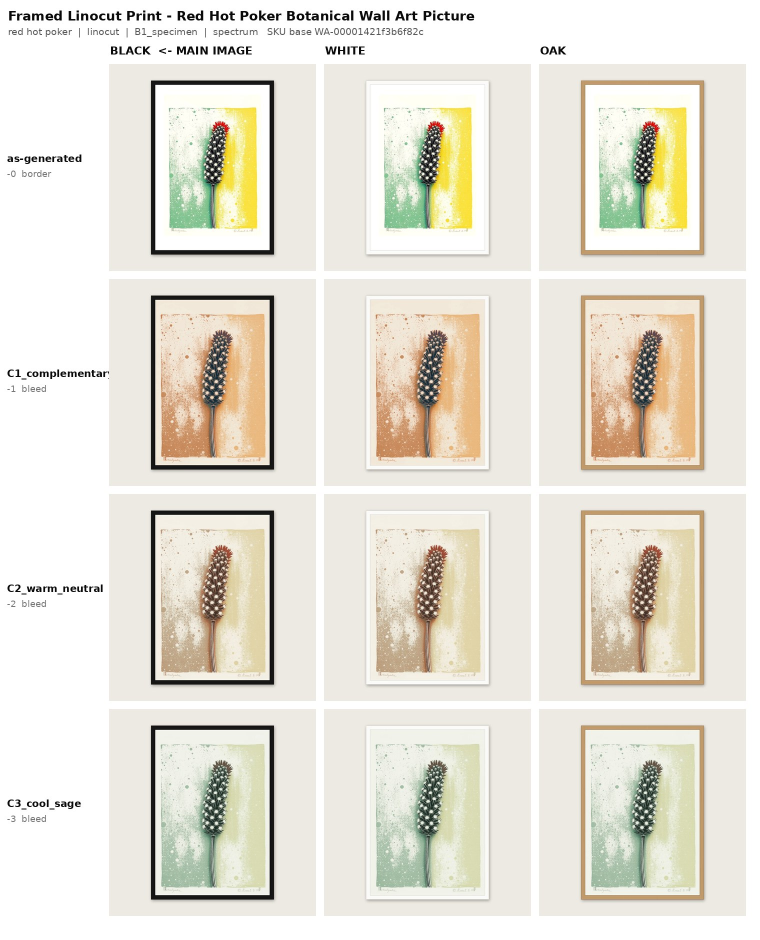
#> input picture wallart-data/ebay/SAMPLE_LISTING_SHEET.jpg, 1520 x 1880 px, given as the content of the folder ebay/SAMPLE_LISTING_SHEET.jpg, which was not available (shown at 1/2 size)
$ python make_sample.py ebay/SAMPLE_LISTING_SHEET.jpg ebay/STRIP_MARKS_VS_CROP.jpg
#> lines starting #> are read from the running program, lines starting #| are printed output that depends on the picture; pictures that were not available may be replaced by others from this repository, and a replacement may not be noted
### wallart-data/art_border.py
#!/usr/bin/env python3
"""Put the white border into the ARTWORK, not into the frame.

The seller's frames are plain black mouldings with no physical mount. What
looks like a mount on a finished print is white paper around the image, and
that belongs in the design file so it is printed, not faked in the mockup.

This also matches the market. Measured across 212,995 competitor images
(measured_colour_and_style.md), border-minus-centre lightness is only +0.018
at the baseline but +0.12 to +0.18 for the margin-print techniques -
watercolour, drawing, collage. A visible paper margin is a differentiator in
itself and costs nothing.

Output is the A-series print master at 1200 x 1697, panel centred on white
with an even margin, slightly deeper at the foot the way a mounted print is
traditionally hung.
"""
from PIL import Image

ART_W, ART_H = 1200, 1697          # A-series ratio, the print master size
PAPER = (255, 255, 255)
MARGIN = 0.085                     # share of the SHORT edge, each side
FOOT_EXTRA = 0.45                  # the foot margin is this much deeper again


def with_border(panel, margin=MARGIN, foot_extra=FOOT_EXTRA, paper=PAPER):
    """Centre `panel` on white paper at the print-master size."""
    m = int(ART_W * margin)
    foot = int(m * (1 + foot_extra))
    iw = ART_W - 2 * m
    ih = ART_H - m - foot
    p = panel.convert("RGB")
    s = max(iw / p.width, ih / p.height)          # cover-fit, never letterbox
    p = p.resize((max(iw, int(p.width * s + .5)), max(ih, int(p.height * s + .5))),
                 Image.LANCZOS)
    p = p.crop(((p.width - iw) // 2, (p.height - ih) // 2,
                (p.width - iw) // 2 + iw, (p.height - ih) // 2 + ih))
    sheet = Image.new("RGB", (ART_W, ART_H), paper)
    sheet.paste(p, (m, m))
    return sheet


# [14 lines that do not run on import are left out]

### wallart-data/frames.py
#!/usr/bin/env python3
"""Listing mockups: three frame colours x four frame styles.

The geometry is NOT a design choice. The seller's team runs a crop tool that
finds the dark moulding and cuts everything outside it, so the canvas size and
the moulding's OUTER edge are an interface other software depends on. From
wallart/size_contract.py on the wall-art branch:

    canvas     2000 x 2000 on wall #EDE9E3
    moulding   outer edge (406, 160) to (1593, 1840)   -> 1188 x 1680

Every style below keeps that outer edge identical and varies only what happens
INSIDE it, so the cropper is unaffected whichever is chosen.

    A  thin moulding, art to the edge      - modern, most art per listing
    B  thin moulding + white mount         - CHOSEN by the seller, 11 Oct 2026
    C  wide moulding, art to the edge      - bolder, more substantial
    D  wide moulding + white mount         - most traditional

Black stays the main listing image: the cropper keys on the dark band and a
white moulding is not dark enough for it to find.
"""
import os, sys
from PIL import Image, ImageDraw, ImageFilter

CANVAS = 2000
WALL   = (0xED, 0xE9, 0xE3)
RATIO  = 2 ** 0.5
PH     = int(CANVAS * 0.84)        # 1680
PW     = int(PH / RATIO)           # 1188
X      = (CANVAS - PW) // 2        # 406
Y      = (CANVAS - PH) // 2        # 160

COLOURS = {
    "black": ((22, 22, 22),    (8, 8, 8),       None),
    "white": ((250, 250, 248), (214, 211, 205), None),
    "oak":   ((193, 154, 107), (150, 115, 76),  "wood"),
}
# style -> (moulding width as a fraction of PW, mount width as a fraction)
STYLES = {
    "A": (0.035, 0.00),
    "B": (0.035, 0.075),
    "C": (0.075, 0.00),
    "D": (0.075, 0.065),
}
MOUNT = (252, 251, 248)


def _grain(im, box):
    import random
    d = ImageDraw.Draw(im); rng = random.Random(7)
    x0, y0, x1, y1 = box
    for _ in range(1100):
        x = rng.randint(x0, x1); h = rng.randint(30, 260)
        y = rng.randint(y0, max(y0, y1 - h)); v = rng.randint(-16, 12)
        d.line([x, y, x, y + h], fill=(193 + v, 154 + v, 107 + v), width=1)


# The seller first picked B, then clarified that their frames have NO physical
# mount - they are plain black mouldings. The white border people see is paper
# around the printed image, so it belongs in the artwork (art_border.py) and
# the mockup frames the whole sheet edge to edge. That is style A.
DEFAULT_STYLE = "A"


def mockup(art, colour="black", style=DEFAULT_STYLE):
    moulding, lip, grain = COLOURS[colour]
    fw = max(8, int(PW * STYLES[style][0]))
    mw = int(PW * STYLES[style][1])
    canvas = Image.new("RGB", (CANVAS, CANVAS), WALL)

    sh = Image.new("L", (CANVAS, CANVAS), 0)
    ImageDraw.Draw(sh).rectangle([X + 6, Y + 10, X + PW + 6, Y + PH + 12], fill=110)
    canvas.paste(Image.new("RGB", (CANVAS, CANVAS), (60, 55, 50)), (0, 0),
                 sh.filter(ImageFilter.GaussianBlur(14)))

    d = ImageDraw.Draw(canvas)
    d.rectangle([X, Y, X + PW, Y + PH], fill=moulding)      # outer edge: FIXED
    if grain == "wood":
        _grain(canvas, (X, Y, X + PW, Y + PH))
    if lip:
        d.rectangle([X, Y, X + PW, Y + PH], outline=lip, width=3)
        d.rectangle([X + fw - 3, Y + fw - 3, X + PW - fw + 3, Y + PH - fw + 3],
                    outline=lip, width=3)
    if mw:
        d.rectangle([X + fw, Y + fw, X + PW - fw, Y + PH - fw], fill=MOUNT)
        d.rectangle([X + fw + mw - 2, Y + fw + mw - 2,
                     X + PW - fw - mw + 2, Y + PH - fw - mw + 2],
                    outline=(228, 225, 219), width=2)

    inset = fw + mw
    iw, ih = PW - 2 * inset, PH - 2 * inset
    a = art.convert("RGB")
    s = max(iw / a.width, ih / a.height)
    a = a.resize((max(iw, int(a.width * s + .5)), max(ih, int(a.height * s + .5))), Image.LANCZOS)
    a = a.crop(((a.width - iw) // 2, (a.height - ih) // 2,
                (a.width - iw) // 2 + iw, (a.height - ih) // 2 + ih))
    canvas.paste(a, (X + inset, Y + inset))
    return canvas


# [5 lines left out: function frame_box, not called in this run]


# [8 lines that do not run on import are left out]

### wallart-data/make_sample.py
#!/usr/bin/env python3
"""Turn raw FLUX panels into what the buyer actually sees, and a contact sheet.

panel -> art_border.with_border (white paper margin, printed into the design)
      -> frames.mockup (style A, plain moulding, no mount) in black / white / oak

Black is written first and named *_1.jpg because it is the main listing image
and the crop tool keys on the dark moulding.
"""
import os, sys, glob
from PIL import Image, ImageDraw
from art_border import with_border
from frames import mockup

MARGIN = 0.06          # 6% of the short edge; the seller's "white bits"


def one(panel_path, outdir, margin=MARGIN):
#> called with panel_path = '_only/SAMPLE_LISTING_SHEET.jpg', outdir = 'ebay/STRIP_MARKS_VS_CROP.jpg', margin = 0.06
    stem = os.path.splitext(os.path.basename(panel_path))[0]
    sheet = with_border(Image.open(panel_path), margin=margin)
#> in with_border, `m = int(ART_W * margin)`: m = 72
#> in with_border, `foot = int(m * (1 + foot_extra))`: foot = 104
#> in with_border, `iw = ART_W - 2 * m`: iw = 1056
#> in with_border, `ih = ART_H - m - foot`: ih = 1521
#> in with_border, p is the input picture: PIL image 1520x1880 RGB; mean R, G, B 230.8, 226.8, 215.2
#> in with_border, `s = max(iw / p.width, ih / p.height)`: s = 0.809
#> in with_border, `p = p.crop(((p.width - iw) // 2, (p.height - ih) // 2, (p.width - iw) ..`:
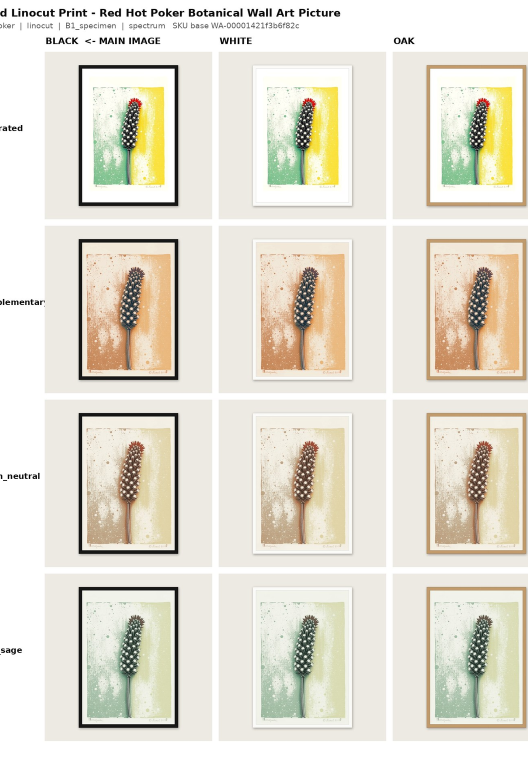
#> p: PIL image 1056x1521 RGB (shown at 1/2 size); mean R, G, B 228.1, 223.6, 210.6
#> in with_border, `sheet = Image.new("RGB", (ART_W, ART_H), paper)`: sheet: PIL image 1200x1697 RGB; every value is 255
#> in with_border, `sheet.paste(p, (m, m))`:
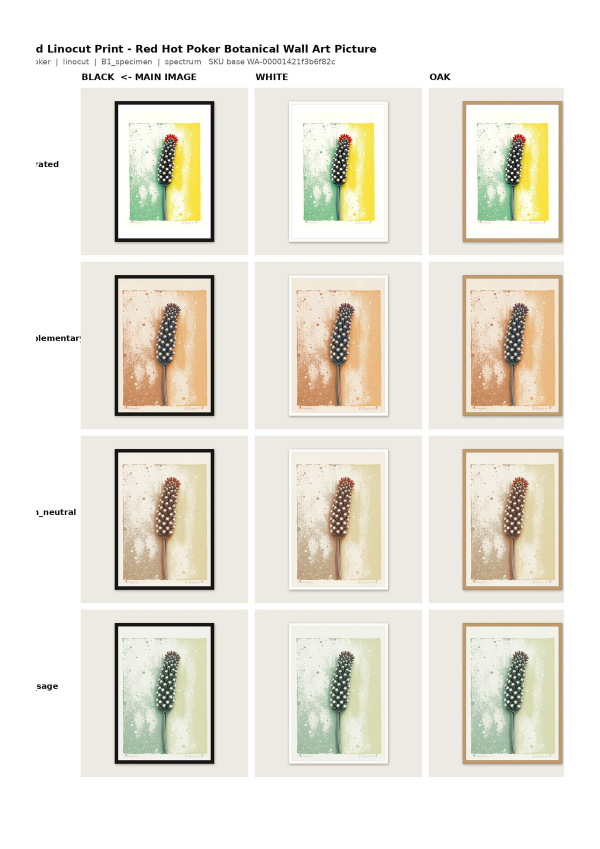
#> sheet: PIL image 1200x1697 RGB (shown at 1/2 size); mean R, G, B 233.8, 230.2, 219.9
    sheet.save(os.path.join(outdir, f"{stem}_print.jpg"), "JPEG", quality=94)
    out = []
    for n, col in enumerate(("black", "white", "oak"), 1):
        p = os.path.join(outdir, f"{stem}_{n}_{col}.jpg")
        mockup(sheet, col).resize((1400, 1400), Image.LANCZOS).save(p, "JPEG", quality=90)
        out.append(p)
#> this loop made 3 passes
#> pass 1, in mockup, `canvas = Image.new("RGB", (CANVAS, CANVAS), WALL)`:
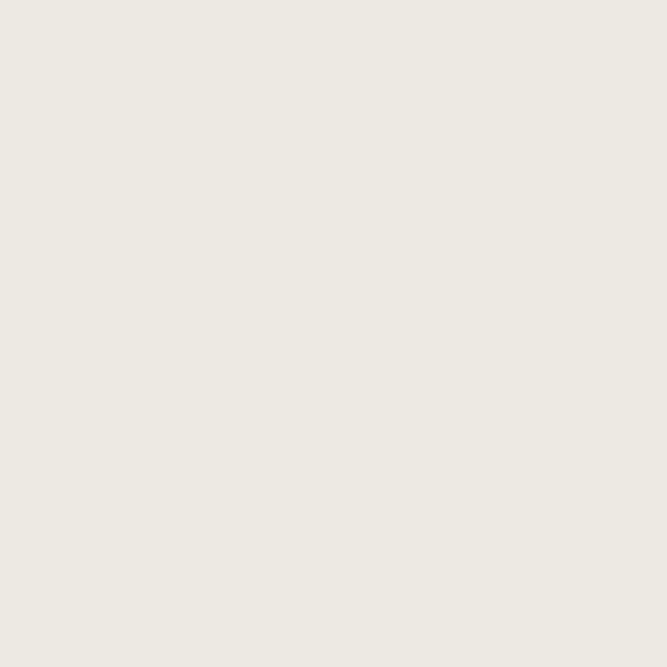
#> canvas: PIL image 2000x2000 RGB (shown at 1/3 size); mean R, G, B 237, 233, 227
#> pass 1, in mockup, `a = a.crop(((a.width - iw) // 2, (a.height - ih) // 2, (a.width - iw) ..`:
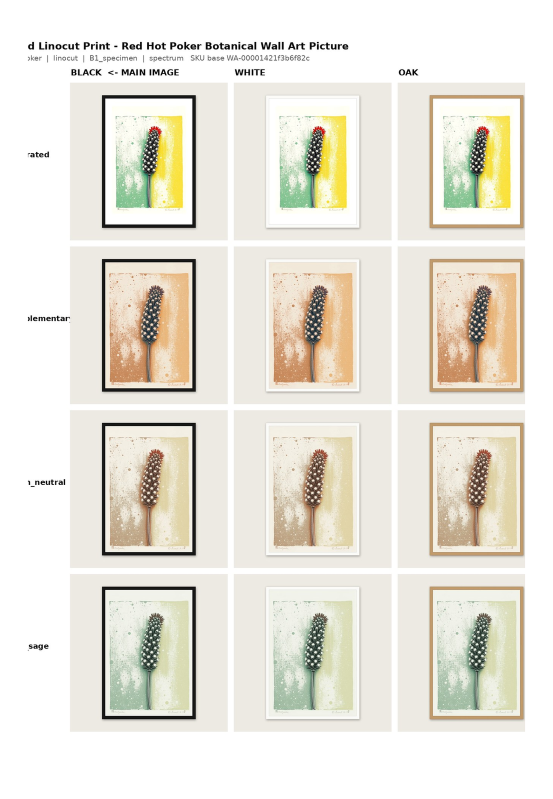
#> a: PIL image 1105x1598 RGB (shown at 1/2 size); mean R, G, B 233.3, 229.7, 219.1
#> after the loop, out = 3 items
    return out


def contact(paths, out, cols=4, cell=440, labels=None):
    rows = (len(paths) + cols - 1) // cols
    pad, lab = 10, (26 if labels else 0)
    sh = Image.new("RGB", (cols * (cell + pad) + pad,
                           rows * (cell + pad + lab) + pad), (255, 255, 255))
    d = ImageDraw.Draw(sh)
    for i, p in enumerate(paths):
        x = pad + (i % cols) * (cell + pad)
        y = pad + (i // cols) * (cell + pad + lab)
        sh.paste(Image.open(p).resize((cell, cell), Image.LANCZOS), (x, y))
        if labels:
            d.text((x + 2, y + cell + 6), labels[i][:54], fill=(40, 40, 40))
    sh.save(out, "JPEG", quality=88)
    return out


if __name__ == "__main__":
    src, outdir = sys.argv[1], sys.argv[2]
    os.makedirs(outdir, exist_ok=True)
    panels = sorted(glob.glob(os.path.join(src, "*.png")) + glob.glob(os.path.join(src, "*.jpg")))
    panels = [p for p in panels if "_print" not in p and "_black" not in p]
    made = []
    for p in panels:
        made += one(p, outdir)
#> made = 3 items
        print(p)
    print(contact([m for m in made if "_1_black" in m], os.path.join(outdir, "CONTACT_black.jpg")))
#> in contact, `sh = Image.new("RGB", (cols * (cell + pad) + pad, rows * (cell + pad +..`: sh: PIL image 1810x460 RGB; every value is 255
#> in contact, `sh.paste(Image.open(p).resize((cell, cell), Image.LANCZOS), (x, y))`:
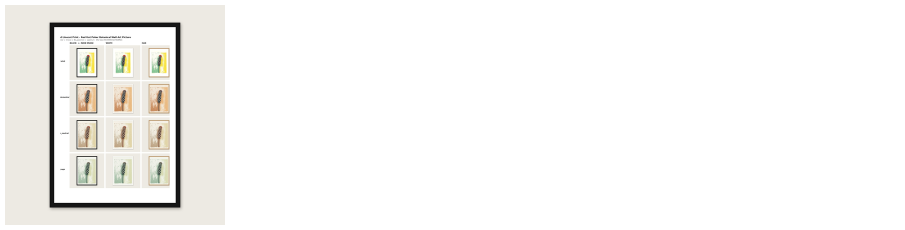
#> sh: PIL image 1810x460 RGB (shown at 1/2 size); mean R, G, B 247.3, 246.6, 244.7
#| ebay/STRIP_MARKS_VS_CROP.jpg/CONTACT_black.jpg
